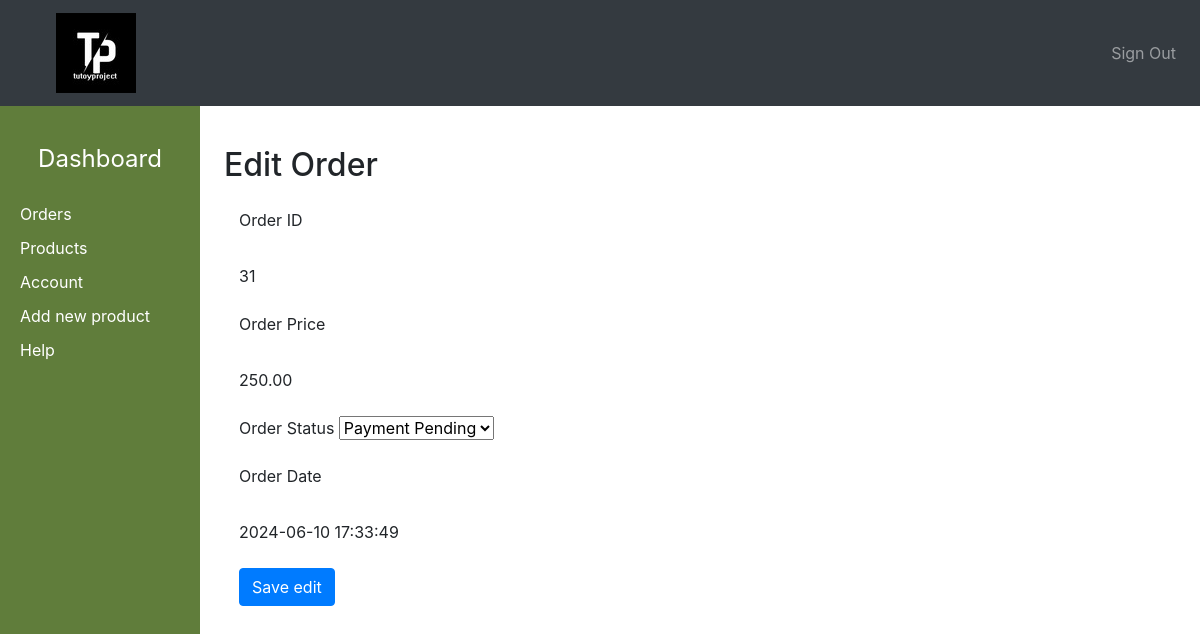
Page /admin/edit_order.php?order_id=31 (signed in) on the committed database.
### tables this page shows
CREATE TABLE `orders` (
  `order_id` int(11) NOT NULL,
  `order_cost` decimal(6,2) NOT NULL,
  `order_status` varchar(100) NOT NULL DEFAULT 'on_hold',
  `user_id` int(11) NOT NULL,
  `user_phone` int(11) NOT NULL,
  `user_city` varchar(255) NOT NULL,
  `user_address` varchar(255) NOT NULL,
  `order_date` datetime NOT NULL DEFAULT current_timestamp()
);

### admin/edit_order.php (the view, shortened to what this page needs)
<?php include ('header.php'); ?>
<?php include ('sidemenu.php'); ?>
<?php
if (isset($_GET['order_id'])) {
    $order_id = $_GET['order_id'];
    $stmt = $conn->prepare("SELECT * FROM orders WHERE order_id=?");
    $stmt->bind_param("i", $order_id);
    $stmt->execute();
    $order = $stmt->get_result();
} else if (isset($_POST['edit_btn'])) {
    $order_status = $_POST['order_status'];
    $order_id = $_POST['order_id'];
    $stmt = $conn->prepare("UPDATE orders SET order_status=? WHERE order_id=?");
    $stmt->bind_param('si', $order_status, $order_id);
    $stmt->execute();
    if ($stmt->execute()) {
        header('location: dashboard.php?order_updated=Order has been updated successfully');
    } else {
        header('location: dashboard.php?order_failed=Error occured, try again');
    }
} else {
}
?>
<div class="container-fluid">
    <div class="row" style="min-height: 1000px">
        <main class="col-md-9 ms-sm-auto col-lg-10 px-md-4">
            <div class="d-flex justify-content-betwee flex-md-nowrap align-items-center pt-3 pb-2 mb-3">
            </div>
            <h2>Edit Order</h2>
            <div class="table-responsive">
                <div class="mx-auto container">
                    <form id="edit-order-form" method="POST" action="edit_order.php">
                        <?php foreach ($order as $r) { ?>
                            <div class="form-group my-3">
                                <label>Order ID</label>
                                <p class="my-4"><?php echo $r['order_id']; ?></p>
                            </div>
                            <div class="form-group my-3">
                                <label>Order Price</label>
                                <p class="my-4"><?php echo $r['order_cost']; ?></p>
                            </div>
                            <div class="form-group my-3">
                                <label>Order Status</label>
                                <select class="form-select" required name="order_status">
                                    <option value="payment pending" <?php if ($r['order_status'] == "payment pending") {
                                        echo "selected";
                                    } ?>>Payment Pending</option>
                                </select>
                            </div>
                            <div class="form-group my-3">
                                <label>Order Date</label>
                                <p class="my-4"><?php echo $r['order_date']; ?></p>
                            </div>
                        <?php } ?>
                        <div class="form-group mt-3">
                            <input type="submit" class="btn btn-primary" name="edit_btn" value="Save edit">
                        </div>
                    </form>
                </div>
            </div>
        </main>
    </div>
</div>

### admin/header.php (style rules this page uses)
body { display: flex; min-height: 100vh; flex-direction: column; }

### admin/sidemenu.php (style rules this page uses)
body { display: flex; min-height: 100vh; flex-direction: column; }

### rows in the picture
orders: order_id "31", order_cost "250.00", order_date "2024-06-10 17:33:49"
